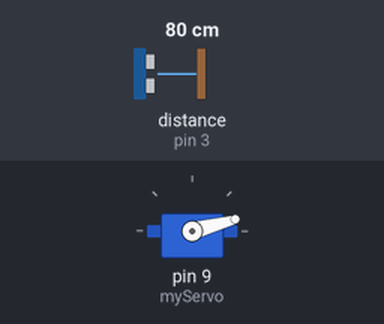
Recording of a sketch running on a simulated Arduino Uno, built with avr-gcc and run on an emulated ATmega328P. Parts: servo. Wiring (inferred from the names in the program): ultrasonic range finder: trigger pin 2; echo pin 3. The test bench sets the inputs (shaded band); at power-on: distance to the obstacle (sensor on pin 3) 80 cm. The echo pulse lasts 58.3 µs per cm; what the sketch prints to the serial monitor is not drawn.

Above: at 0.01 s.
1.3 s: distance to the obstacle (sensor on pin 3) set to 2 cm
At 2.3 s:
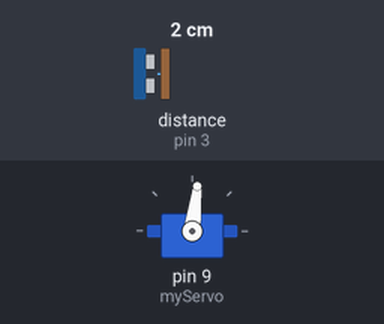
4.3 s: distance to the obstacle (sensor on pin 3) set to 299 cm
At 5.18 s:
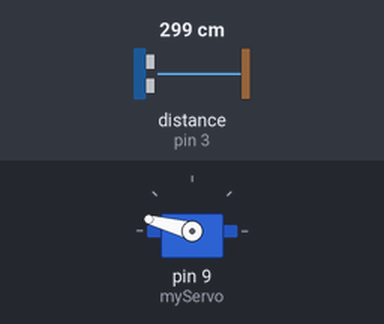
7.3 s: distance to the obstacle (sensor on pin 3) set to 4 cm
10.3 s: distance to the obstacle (sensor on pin 3) set to 35 cm
At 11.0 s:
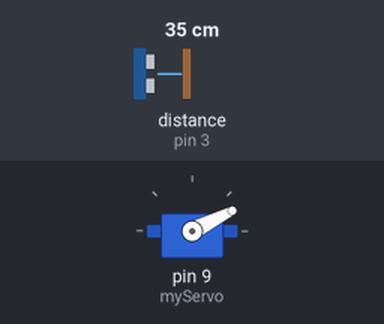
Timing chart, 0 to 14.3 s (numbered marks = the images above; inputs shaded):
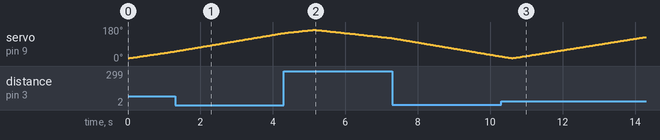

The sketch:

sonar.ino
```cpp
#include <Servo.h> // Includes the Servo library so we can control our servomotor

const int trigPin = 2; // Defines our Trig pin
const int echoPin = 3; // Defines our Echo pin

// Creates variables for duration and distance
long duration;
int distance;

Servo myServo; // Creates a servo object for controlling the servo motor

void setup() {
  pinMode(trigPin, OUTPUT); // Sets the trigPin as an Output
  pinMode(echoPin, INPUT); // Sets the echoPin as an Input
  Serial.begin(9600); // Sets the data rate in bits per second (baud) for serial data transmission
  myServo.attach(9); // Defines on which pin is the servo motor attached
}

void loop() {

  // rotates the servo motor from 15 to 165 degrees
  for (int i = 15; i <= 165; i++) {
    myServo.write(i); // Rotates to the angle i
    delay(30); // Waits 30 ms
    distance = calculateDistance();// Calls a function for calculating the distance measured by the Ultrasonic sensor for each degree

    // Sends the angle and the distance
    Serial.print(i);
    Serial.print(",");
    Serial.print(distance);
    Serial.print(".");
  }

  // Same for 165 to 15 degrees
  for (int i = 165; i > 15; i--) {
    myServo.write(i);
    delay(30);
    distance = calculateDistance();

    Serial.print(i);
    Serial.print(",");
    Serial.print(distance);
    Serial.print(".");
  }
}

// Function for calculating the distance measured by the Ultrasonic sensor
int calculateDistance() {

  digitalWrite(trigPin, LOW); // Sets the trigPin on LOW state before sending a high-frequency sound
  delayMicroseconds(2);
  digitalWrite(trigPin, HIGH); // Sets the trigPin on HIGH state to send a high-frequency sound for 10 micro seconds
  delayMicroseconds(10);
  digitalWrite(trigPin, LOW); // Sets the trigPin on LOW state after sending a high-frequency sound
  duration = pulseIn(echoPin, HIGH); // Reads the echoPin, returns the sound wave travel time in microseconds
  distance = (duration / 2) / 29.1; // Calcultes the distance in centimeter
  return distance;
}
```
